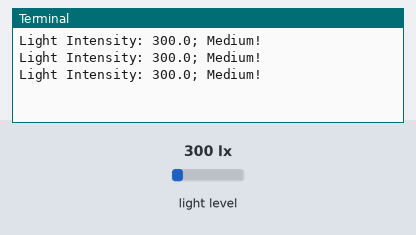
Bench run of a program on a simulated Raspberry Pi (BCM pin numbers). Parts: the last lines printed to the terminal. The test bench sets the inputs (shaded band); at power-on: light level 300 lx.

Above: at 1.2 s.
1.3 s: light level set to 40 lx
At 1.9 s:
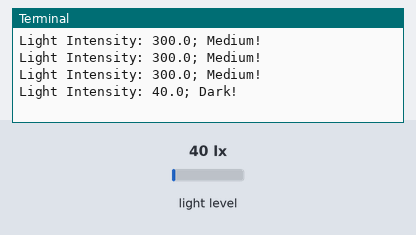
3.0 s: light level set to 1000 lx
At 3.4 s:
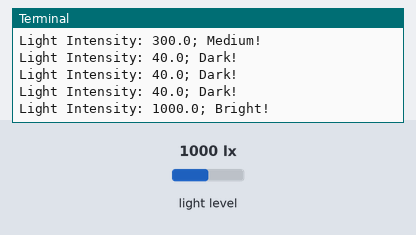

Measured:
- after the input at 1.3 s, the terminal: prints a new line after 0.22 s (image 1)
- after the input at 3.0 s, the terminal: prints a new line at once (image 2)

The program:

light_sensor.py
```python
import smbus
import time

# creating bus transporter from raspberry pi to light sensor
bus = smbus.SMBus(1)

# initalising an adddress location for the ligth sensor in the raspberry slave
a_location = 0x23

# writing data using a 7 byte at 0x23 of the bus
bus.write_byte(a_location, 0x7)

def read_light():
	data = bus.read_i2c_block_data(a_location, 0x20) # reads the block of data from the 0x20 register
	light = (data[1] + (256 * data[0])) / 1.2 # equation to recieve data from lux to light
	return light

# categories (threshold for the following)
too_bright = 5000
bright = 1000
medium = 100
dark = 10
no_light = 0

# creating else and if statements based on light read
def categorise(light):
	print(f"Light Intensity: {light}; ", end="")
	if light >= too_bright:
		print("Too Bright!")
	elif (light < too_bright) and (light >= bright):
		print("Bright!")
	elif (light < bright) and (light >= medium):
		print("Medium!")
	elif (light < medium) and (light >= dark):
		print("Dark!")
	else:
		print("Very Dark or No Light!")

try:
	while True:
		light = round(read_light(), 2)
		categorise(light)
		time.sleep(0.5)
except KeyboardInterrupt:
	bus.close()
	pass
```
